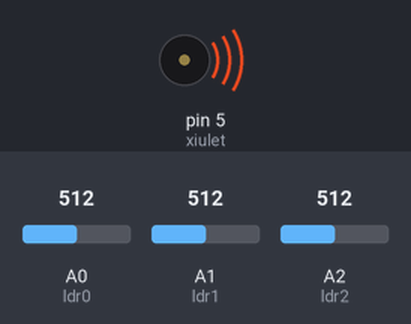
Bench run of a sketch on a simulated Arduino Uno, built with avr-gcc and run on an emulated ATmega328P. Shown: buzzer (waves = sounding). The test bench sets the inputs (shaded band); at power-on: A0 (ldr0) = 512, A1 (ldr1) = 512, A2 (ldr2) = 512.

Above: at 0.05 s.
Timing chart, 0 to 3.0 s (numbered marks = the images above):
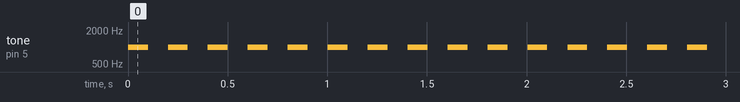

Measured:
- by itself, tone on pin 5 (xiulet): alternates 1000 Hz for 0.10 s and silent for 0.10 s

The sketch:

R5-P1.ino
```cpp
/*******************************************************************************
**                                                                            **
**                           TITOL: R5 - P1                                   **
**                                                                            **
**                                                                            **
**  NOM: CARLOS RODRIGUEZ                                   DATA: 22/03/2017  **
*******************************************************************************/
//**********************************INCLUDE*************************************

//*********************************VARIABLES************************************
const int xiulet = 5;
const int ldr0 = A0;
const int ldr1 = A1;
const int ldr2 = A2;

int valLdr0;
int valLdr1;
int valLdr2;
int freq;
//***********************************SETUP**************************************
void setup()
{
  pinMode(xiulet, OUTPUT);
}
//************************************LOOP**************************************
void loop()
{
  valLdr0 = analogRead(ldr0);
  valLdr1 = analogRead(ldr1);
  valLdr2 = analogRead(ldr2);

  freq = min(valLdr0, valLdr1);
  freq = min(valLdr2, freq);
  freq = map(freq, 0, 1023, 2000, 0);

  tone(xiulet, freq, 100);
  delay(100+100);
}
//**********************************FUNCIONS************************************
```
